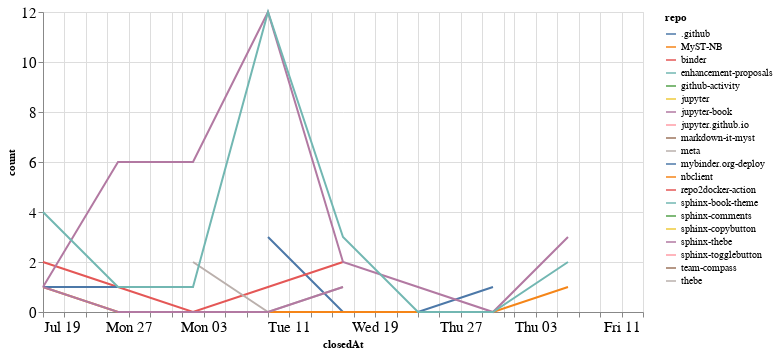

Write notebook code for a chart like this one.
### Code cell
closed_by_time = closed_by.groupby('repo').resample('W', on='closedAt').count()['author'].reset_index()
closed_by_time = closed_by_time.rename(columns={'author': 'count'})

alt.Chart(closed_by_time, width=600).mark_line().encode(
    x='closedAt',
    y='count',
    color='repo',
    tooltip="repo"
)

### Figure 1 — Vega-Lite specification as saved in the notebook (floating-point values rounded to 4 significant figures)
{"config": {"axisLeft": {"labelFontSize": 15}, "axisBottom": {"labelFontSize": 15}}, "data": {"name": "data-d11b5c7557228e78028c474ab8516f57"}, "mark": "line", "encoding": {"color": {"type": "nominal", "field": "repo"}, "tooltip": {"type": "nominal", "field": "repo"}, "x": {"type": "temporal", "field": "closedAt"}, "y": {"type": "quantitative", "field": "count"}}, "width": 600, "$schema": "https://vega.github.io/schema/vega-lite/v4.8.1.json", "datasets": {"data-d11b5c7557228e78028c474ab8516f57": [{"repo": ".github", "closedAt": "2020-08-09T00:00:00", "count": 3}, {"repo": ".github", "closedAt": "2020-08-16T00:00:00", "count": 0}, {"repo": ".github", "closedAt": "2020-08-23T00:00:00", "count": 0}, {"repo": ".github", "closedAt": "2020-08-30T00:00:00", "count": 1}, {"repo": "MyST-NB", "closedAt": "2020-07-19T00:00:00", "count": 1}, {"repo": "MyST-NB", "closedAt": "2020-07-26T00:00:00", "count": 0}, {"repo": "MyST-NB", "closedAt": "2020-08-02T00:00:00", "count": 0}, {"repo": "MyST-NB", "closedAt": "2020-08-09T00:00:00", "count": 0}, {"repo": "MyST-NB", "closedAt": "2020-08-16T00:00:00", "count": 0}, {"repo": "MyST-NB", "closedAt": "2020-08-23T00:00:00", "count": 0}, {"repo": "MyST-NB", "closedAt": "2020-08-30T00:00:00", "count": 0}, {"repo": "MyST-NB", "closedAt": "2020-09-06T00:00:00", "count": 1}, {"repo": "binder", "closedAt": "2020-07-19T00:00:00", "count": 2}, {"repo": "binder", "closedAt": "2020-07-26T00:00:00", "count": 1}, {"repo": "binder", "closedAt": "2020-08-02T00:00:00", "count": 0}, {"repo": "binder", "closedAt": "2020-08-09T00:00:00", "count": 1}, {"repo": "binder", "closedAt": "2020-08-16T00:00:00", "count": 2}, {"repo": "enhancement-proposals", "closedAt": "2020-08-30T00:00:00", "count": 1}, {"repo": "github-activity", "closedAt": "2020-08-09T00:00:00", "count": 2}, {"repo": "jupyter", "closedAt": "2020-07-26T00:00:00", "count": 1}, {"repo": "jupyter-book", "closedAt": "2020-07-19T00:00:00", "count": 1}, {"repo": "jupyter-book", "closedAt": "2020-07-26T00:00:00", "count": 6}, {"repo": "jupyter-book", "closedAt": "2020-08-02T00:00:00", "count": 6}, {"repo": "jupyter-book", "closedAt": "2020-08-09T00:00:00", "count": 12}, {"repo": "jupyter-book", "closedAt": "2020-08-16T00:00:00", "count": 2}, {"repo": "jupyter-book", "closedAt": "2020-08-23T00:00:00", "count": 1}, {"repo": "jupyter-book", "closedAt": "2020-08-30T00:00:00", "count": 0}, {"repo": "jupyter-book", "closedAt": "2020-09-06T00:00:00", "count": 3}, {"repo": "jupyter.github.io", "closedAt": "2020-07-19T00:00:00", "count": 1}, {"repo": "jupyter.github.io", "closedAt": "2020-07-26T00:00:00", "count": 1}, {"repo": "markdown-it-myst", "closedAt": "2020-08-09T00:00:00", "count": 1}, {"repo": "meta", "closedAt": "2020-08-02T00:00:00", "count": 2}, {"repo": "meta", "closedAt": "2020-08-09T00:00:00", "count": 0}, {"repo": "meta", "closedAt": "2020-08-16T00:00:00", "count": 1}, {"repo": "mybinder.org-deploy", "closedAt": "2020-07-19T00:00:00", "count": 1}, {"repo": "mybinder.org-deploy", "closedAt": "2020-07-26T00:00:00", "count": 1}, {"repo": "nbclient", "closedAt": "2020-09-13T00:00:00", "count": 1}, {"repo": "repo2docker-action", "closedAt": "2020-07-26T00:00:00", "count": 1}, {"repo": "sphinx-book-theme", "closedAt": "2020-07-19T00:00:00", "count": 4}, {"repo": "sphinx-book-theme", "closedAt": "2020-07-26T00:00:00", "count": 1}, {"repo": "sphinx-book-theme", "closedAt": "2020-08-02T00:00:00", "count": 1}, {"repo": "sphinx-book-theme", "closedAt": "2020-08-09T00:00:00", "count": 12}, {"repo": "sphinx-book-theme", "closedAt": "2020-08-16T00:00:00", "count": 3}, {"repo": "sphinx-book-theme", "closedAt": "2020-08-23T00:00:00", "count": 0}, {"repo": "sphinx-book-theme", "closedAt": "2020-08-30T00:00:00", "count": 0}, {"repo": "sphinx-book-theme", "closedAt": "2020-09-06T00:00:00", "count": 2}, {"repo": "sphinx-comments", "closedAt": "2020-08-16T00:00:00", "count": 4}, {"repo": "sphinx-copybutton", "closedAt": "2020-07-26T00:00:00", "count": 2}, {"repo": "sphinx-thebe", "closedAt": "2020-07-19T00:00:00", "count": 1}, {"repo": "sphinx-thebe", "closedAt": "2020-07-26T00:00:00", "count": 0}, {"repo": "sphinx-thebe", "closedAt": "2020-08-02T00:00:00", "count": 0}, {"repo": "sphinx-thebe", "closedAt": "2020-08-09T00:00:00", "count": 0}, {"repo": "sphinx-thebe", "closedAt": "2020-08-16T00:00:00", "count": 1}, {"repo": "sphinx-togglebutton", "closedAt": "2020-08-09T00:00:00", "count": 3}, {"repo": "team-compass", "closedAt": "2020-07-26T00:00:00", "count": 1}, {"repo": "thebe", "closedAt": "2020-08-16T00:00:00", "count": 1}]}}
